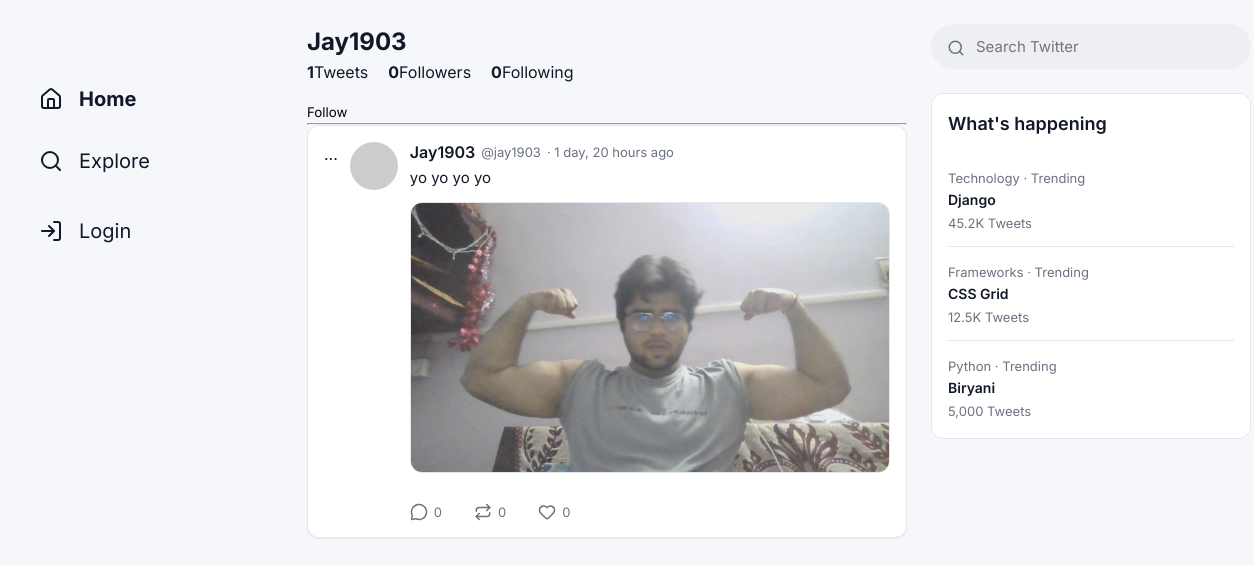
The page /tweet/profile/3/ on the database its author committed.
### tweet/models.py (models this page shows, shortened)
class Tweet(models.Model):
    user = models.ForeignKey(User, on_delete=models.CASCADE)
    text = models.TextField(max_length=280)
    photo = models.ImageField(
        upload_to='tweet_photos/',
        blank=True,
        null=True
        )
    parent = models.ForeignKey(
        "self",
        null=True,
        blank=True,
        on_delete=models.CASCADE,
        related_name="replies"
    )
    likes = models.ManyToManyField(
        User,
        related_name='liked_tweets',
        blank=True
    )
    retweets = models.ManyToManyField(
        User,
        related_name="retweeted_tweets",
        blank = True
    )
    created_at = models.DateTimeField(auto_now_add=True)
    updated_at = models.DateTimeField(auto_now=True)
    @property
    def retweet_count(self):
        return self.retweets.count()
    @property
    def like_count(self):
        return self.likes.count()
    @property
    def reply_count(self):
        return self.replies.count()
    class Meta:
        ordering = ["-created_at"]
        indexes = [
            models.Index(fields=["user"]),
            models.Index(fields=["created_at"]),
            models.Index(fields=["parent"]),
            ]

### tweet/views.py (the view)
# urls.py: path("profile/<int:user_id>/", views.profile, name="profile"),
def profile(request,user_id):
    profile_user = get_object_or_404(User,pk=user_id)
    tweets = Tweet.objects.filter(
        user=profile_user,
        parent__isnull=True
    ).order_by("-created_at")
    is_following = False
    if request.user.is_authenticated:
        is_following = Follow.objects.filter(
            follower=request.user,
            following=profile_user
        ).exists()
    followers_count = Follow.objects.filter(
        following=profile_user
    ).count()
    following_count = Follow.objects.filter(
        follower=profile_user
    ).count()
    tweets_count = Tweet.objects.filter(
        user=profile_user,
        parent__isnull=True
    ).count()
    context = {
        "profile_user": profile_user,
        "tweets": tweets,
        "is_following": is_following
    }
    return render(request, "profile.html", {
        "profile_user": profile_user,
        "tweets": tweets,
        "is_following": is_following,
        "followers_count": followers_count,
        "following_count": following_count,
        "tweets_count": tweets_count,
    })

### tweet/templates/profile.html (shortened to what this page needs)
{% extends "layout.html" %}
{% block content %}
<h2>{{profile_user.username}}</h2>
<div style="display:flex; gap:20px; margin-bottom:15px;">
    <span><strong>{{ tweets_count }}</strong>Tweets</span>
    <span><strong>{{ followers_count }}</strong>Followers</span>
    <span><strong>{{ following_count }}</strong>Following</span>
</div>
{% if request.user != profile_user %}
    {% if is_following %}
    <form method="post" action="{% url "unfollow_user" profile_user.id %}">
        {% csrf_token %}
        <button>
            Unfollow
        </button>
    </form>
    {% else %}
    <form method="post" action="{% url "follow_user" profile_user.id %}">
        <button>
            Follow
        </button>
    </form>
    {% endif %}
{% endif %}
<hr>
{% for tweet in tweets %}
     {% include "components/tweet_card.html" with tweet=tweet %}
{% endfor %}
{% endblock %}

### templates/components/tweet_card.html (shortened to what this page needs)
<article class="tweet-card">
     <a href="{% url 'tweet_detail' tweet.id %}" style="text-decoration:none; color:inherit;">
        ...
    </a>
    {% include "components/avatar.html" with user_obj=tweet.user %}
    <div class="tweet-content">
        <div class="tweet-header">
            <a href="{% url 'profile' tweet.user.id %}" class="tweet-username">
    {{ tweet.user.username }}
            </a>
            <span class="tweet-handle">@{{ tweet.user.username|lower }}</span>
            <span class="tweet-handle">· {{ tweet.created_at|timesince }} ago
            </span>
        </div>
        <p class="tweet-text">{{ tweet.text }}</p>
        {% if tweet.photo %}
        <img src="{{ tweet.photo.url }}" alt="Tweet photo" style="width: 100%; border-radius: var(--radius-md); margin-bottom: 12px; border: 1px solid var(--border-color);">
        {% endif %}
        {% include "components/tweet_actions.html" with tweet=tweet %}
    </div>
</article>

### templates/components/avatar.html
<img src="https://ui-avatars.com/api/?name={{ user_obj.username|default:'U' }}&background=E5E7EB&color=111827&bold=true" class="tweet-avatar" alt="{{ user_obj.username }} avatar">

### templates/components/tweet_actions.html (shortened to what this page needs)
<div class="tweet-actions-row">
    <button class="action-btn"
        onclick="document.getElementById('reply-box-{{ tweet.id }}').style.display='block'"
        title="Reply"
    >
    <i data-lucide="message-circle"></i>
    <span>{{ tweet.reply_count }}</span>
    </button>
    <form method="post" action="{% url 'toggle_retweet' tweet.id %}">
    <button class="action-btn" title="Retweet" >
        <i data-lucide="repeat"></i>
        <span>{{ tweet.retweet_count }}</span>
    </button>
    </form>
    <form method="post" action="{% url "toggle_like" tweet.id %}" style="display:inline;">
        <button class="action-btn" title="like">
            <i data-lucide="heart"></i>
            <span>{{ tweet.like_count }}</span>
        </button>
     </form>
  </div>

### static/css/base.css (style rules this page uses)
:root { --bg-color: #F5F7FB; --card-bg: #FFFFFF; --border-color: #E5E7EB; --text-primary: #111827; --text-secondary: #6B7280; --accent-color: #1DA1F2; --accent-hover: #1a91da; --hover-bg: rgba(0, 0, 0, 0.03); --error-color: #ef4444; --font-family: 'Inter', system-ui, -apple-system, BlinkMacSystemFont, "Segoe UI", Roboto, Helvetica, Arial, sans-serif; --font-username: 600 16px var(--font-family); --font-handle: 400 13px var(--font-family); --font-tweet: 400 15px/1.6 var(--font-family); --font-meta: 400 12px var(--font-family); --radius-sm: 8px; --radius-md: 12px; --radius-lg: 16px; --radius-full: 9999px; --shadow-sm: 0 1px 2px 0 rgba(0, 0, 0, 0.05); --shadow-md: 0 4px 6px -1px rgba(0, 0, 0, 0.1), 0 2px 4px -1px rgba(0, 0, 0, 0.06); --transition-fast: 150ms ease-in-out; --transition-normal: 200ms ease-in-out; }
*, *::before, *::after { box-sizing: border-box; margin: 0; padding: 0; }
body { font-family: var(--font-family); background-color: var(--bg-color); color: var(--text-primary); line-height: 1.5; -webkit-font-smoothing: antialiased; -moz-osx-font-smoothing: grayscale; }
a { color: inherit; text-decoration: none; }
button { font-family: inherit; border: none; background: none; cursor: pointer; }

### static/css/components.css (style rules this page uses)
.tweet-card { background: var(--card-bg); border: 1px solid var(--border-color); border-radius: var(--radius-md); padding: 16px; margin-bottom: 16px; box-shadow: var(--shadow-sm); transition: background-color var(--transition-fast), box-shadow var(--transition-fast); display: flex; gap: 12px; }
.tweet-avatar { width: 48px; height: 48px; border-radius: var(--radius-full); object-fit: cover; flex-shrink: 0; }
.tweet-content { flex-grow: 1; min-width: 0; }
.tweet-header { display: flex; align-items: center; gap: 6px; margin-bottom: 4px; }
.tweet-username { font: var(--font-username); color: var(--text-primary); }
.tweet-handle { font: var(--font-handle); color: var(--text-secondary); }
.tweet-text { font: var(--font-tweet); color: var(--text-primary); margin-bottom: 12px; word-wrap: break-word; }
.tweet-actions-row { display: flex; gap: 32px; margin-top: 12px; }
.action-btn { display: flex; align-items: center; gap: 6px; color: var(--text-secondary); transition: color var(--transition-fast); font-size: 13px; }
.action-btn i, .action-btn svg { width: 18px; height: 18px; transition: stroke var(--transition-fast), fill var(--transition-fast), transform var(--transition-fast); }

### rows shown on the page
Tweet: user.username "Jay1903", user.username "jay1903", created_at "1 day, 20 hours", text "yo yo yo yo", photo (picture), reply_count "0", retweet_count "0", like_count "0"

### other values the page prints
{{ profile_user.username }} "Jay1903"
{{ tweets_count }} "1"
{{ followers_count }} "0"
{{ following_count }} "0"
